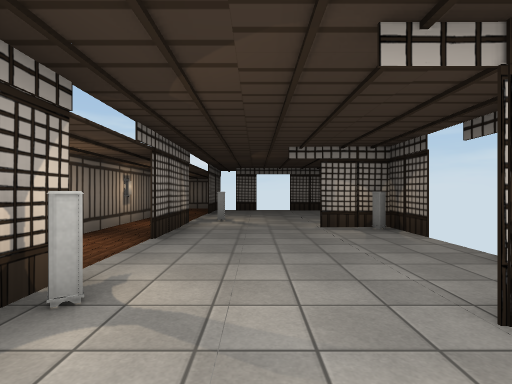
view 1 (above)

12 first-person views from a walk through a scene from a Unity 3-D project. The camera is 1.3 m above the floor, looks level and sees 80° across. Doors are open. The floor is counted in squares, 2 m on a side. Each view is taken from the middle of a square. On the plan, view 1 faces up. The plan holds only what a view shows up to about 10 squares ahead; the rest is blank. The player character is not drawn. Some surface patterns are stand-ins.

view 2
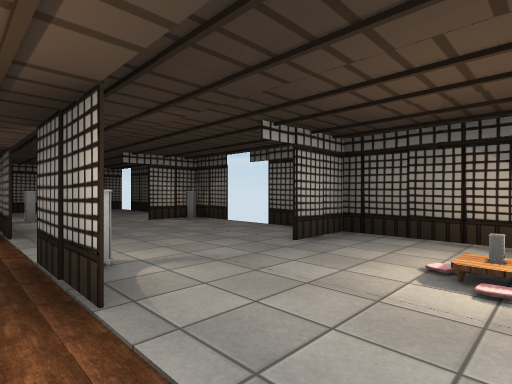

view 3
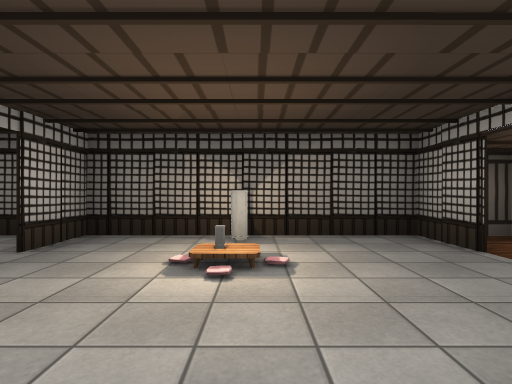

view 4
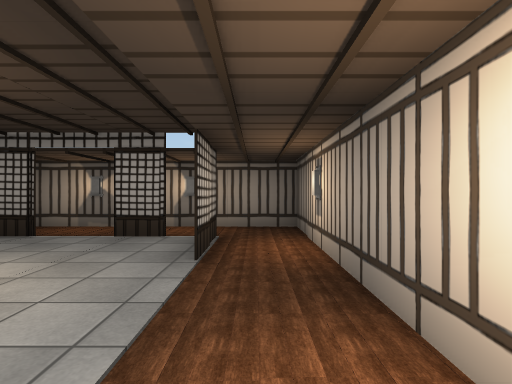

view 5
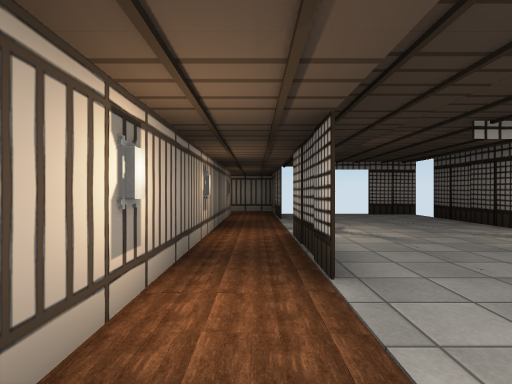

view 6
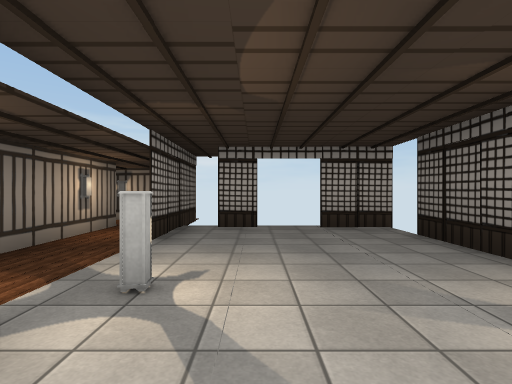

view 7
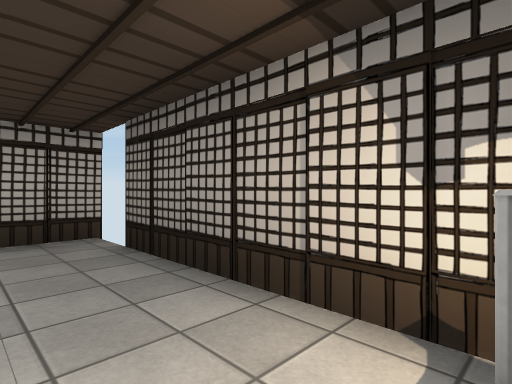

view 8
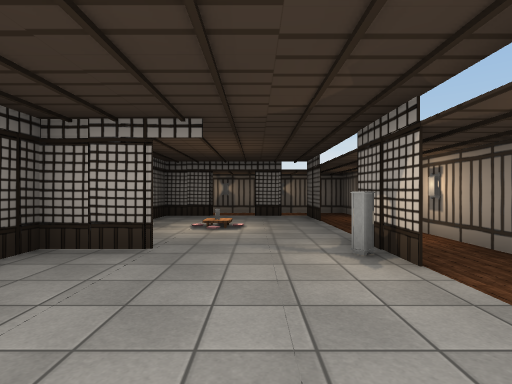

view 9
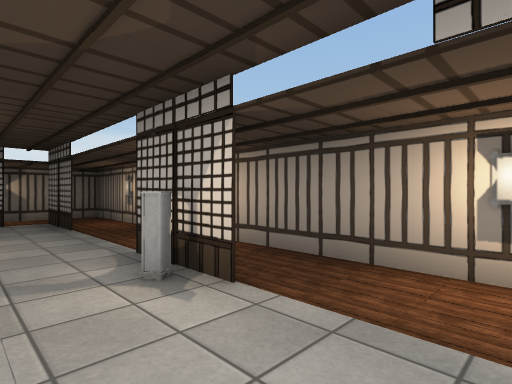

view 10
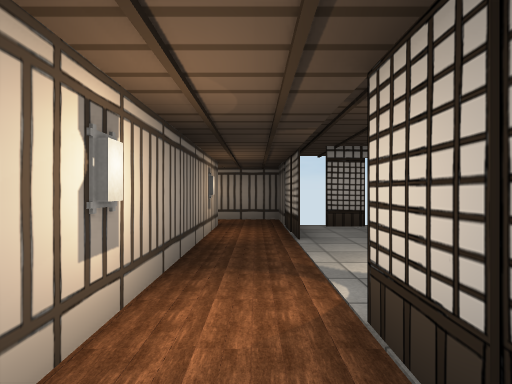

view 11
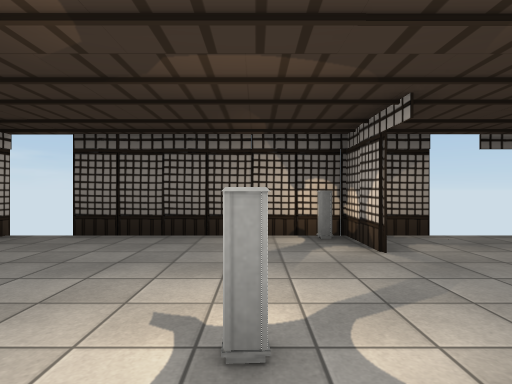

view 12
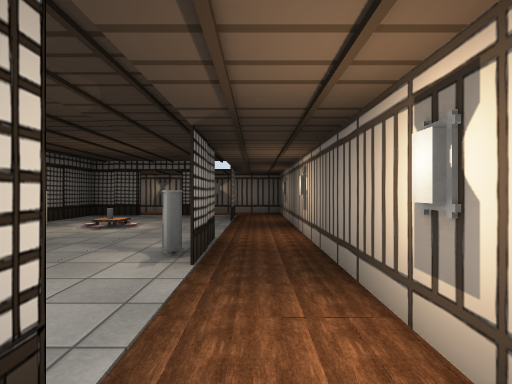

### Floor plan
Ten units are one square. View 1 is at (0, 0); x grows to the right and y downward. Boxes are objects, and circles mark ways between rooms. Rooms are numbered by the first view taken in them; rooms with no view inside come last. Other rooms are left out.
<svg viewBox="-32 -127 67 179">
<path fill="none" stroke="#000" d="M11 34 25 34M25 30 25 -15 11 -15M-14 19 -14 35M-8 34 1 34M-14 34 -14 18M-27 -5 -27 47 -15 47M-14 -41 -14 -65M-14 -8 -14 -16M-27 -75 -27 -5M-14 -64 -14 -41M11 -15 25 -15 25 -98M1 -106 -8 -106M26 -106 11 -106M-14 -122 -14 -90M-15 47 25 47 25 30M-14 -91 -14 -106M-27 -110 -27 -75"/>
<rect x="15" y="5" width="10" height="10" fill="#bbb"><title>lamp</title></rect>
<rect x="-15" y="-25" width="10" height="10" fill="#bbb"><title>lamp</title></rect>
<rect x="-15" y="-75" width="10" height="10" fill="#bbb"><title>lamp</title></rect>
<rect x="15" y="-55" width="10" height="10" fill="#bbb"><title>lamp</title></rect>
<rect x="15" y="-65" width="10" height="10" fill="#bbb"><title>lamp</title></rect>
<circle cx="-6" cy="-6" r="3" fill="#2a7"/>
<circle cx="10" cy="-20" r="3" fill="#2a7"/>
<circle cx="0" cy="30" r="3" fill="#2a7"/>
<circle cx="-20" cy="-10" r="3" fill="#2a7"/>
<circle cx="-20" cy="40" r="3" fill="#2a7"/>
<circle cx="-10" cy="-35" r="3" fill="#2a7"/>
<circle cx="-5" cy="-60" r="3" fill="#2a7"/>
<circle cx="-20" cy="-85" r="3" fill="#2a7"/>
<circle cx="-10" cy="-85" r="3" fill="#2a7"/>
<text x="10" y="10">1</text>
<text x="-20" y="20">2</text>
<text x="-20" y="-40">3</text>
<text x="10" y="-60">4</text>
<text x="0" y="40">5</text>
<text x="-20" y="-90">6</text>
</svg>
Room 1 opens to room 3. Room 1 opens to room 4. Room 1 opens to room 5. Room 2 opens to room 3. Room 2 opens to room 5. Room 3 opens to room 4. Room 3 opens to room 6. Room 4 opens to room 6.

Where each view was taken, in squares from view 1:
view 1: 0 up, 0 right, facing up
view 2: 1 down, 2 left, facing up-right
view 3: 1 down, 2 left, facing right
view 4: 1 up, 2 left, facing down
view 5: 2 up, 2 left, facing up
view 6: 5 up, 0 right, facing up
view 7: 6 up, 1 right, facing up-right
view 8: 5 up, 0 right, facing down
view 9: 4 up, 0 right, facing down-left
view 10: 5 up, 2 left, facing up
view 11: 7 up, 2 left, facing right
view 12: 5 up, 2 left, facing down
